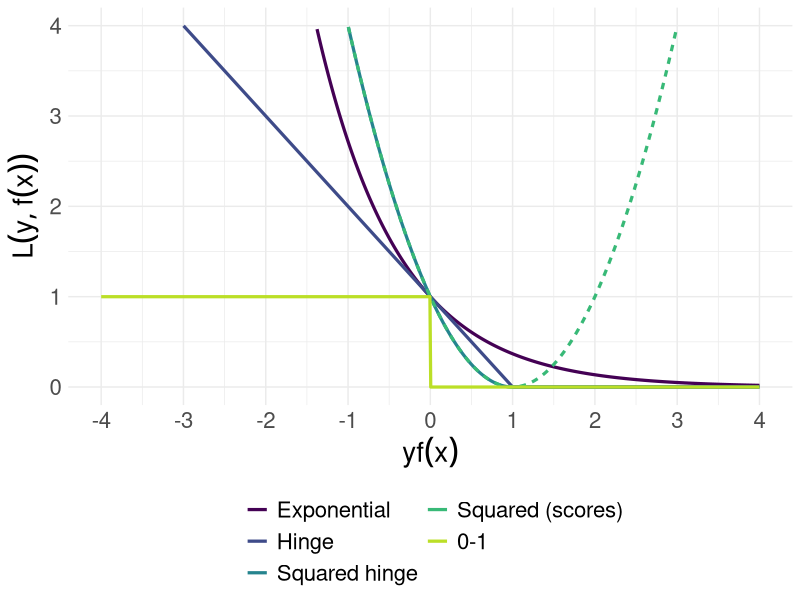

Write the R code that produced this figure. (Note: this script raises an error after producing the figure.)
# ------------------------------------------------------------------------------
# FIG: LOSSES OVERVIEW (CLASSIF LOSSES)
# ------------------------------------------------------------------------------

library(ggplot2)

# DATA -------------------------------------------------------------------------

x <- seq(-4L, 4L, length.out = 800L)

hinge <- ifelse(x < 1L, 1L - x, 0L)
hinge_sq <- ifelse(x < 1L, (1L - x)^2, 0L)
sq_scores <- (1 - x)^2
exp <- exp(-x)
zero_one <- as.numeric(x < 0L)

df <- tidyr::gather(
  data.frame(x, hinge, hinge_sq, sq_scores, exp, zero_one),
  "loss",
  "value",
  -x)

df$aux <- as.factor(ifelse(df$loss == "sq_scores", 1L, 0L))

# PLOTS ------------------------------------------------------------------------

p <- ggplot2::ggplot(df, aes(x = x, y = value, color = loss, linetype = aux)) + 
  ggplot2::geom_line(size = 1.1) +
  ggplot2::scale_color_viridis_d(
    end = 0.9,
    name = "",
    labels = c(
      "Exponential",
      "Hinge",
      "Squared hinge",
      "Squared (scores)",
      "0-1")) +
  ggplot2::guides(color = guide_legend(ncol = 2), linetype = FALSE) +
  ggplot2::ylim(c(0L, 4L)) +
  ggplot2::scale_x_continuous(breaks = seq(-4L, 4L)) +
  ggplot2::xlab(expression(yf(x))) +
  ggplot2::ylab(expression(L(y, f(x)))) +
  ggplot2::theme_minimal() +
  ggplot2::theme(
    text = element_text(size = 20L),
    legend.position = "bottom")

ggplot2::ggsave(
  "../figure/plot_loss_overview_classif.png", 
  p, 
  width = 6L, 
  height = 4L)

ggplot2::ggsave(
  "../figure/plot_loss_overview_classif_2.png", 
  p, 
  width = 4L, 
  height = 3L)
